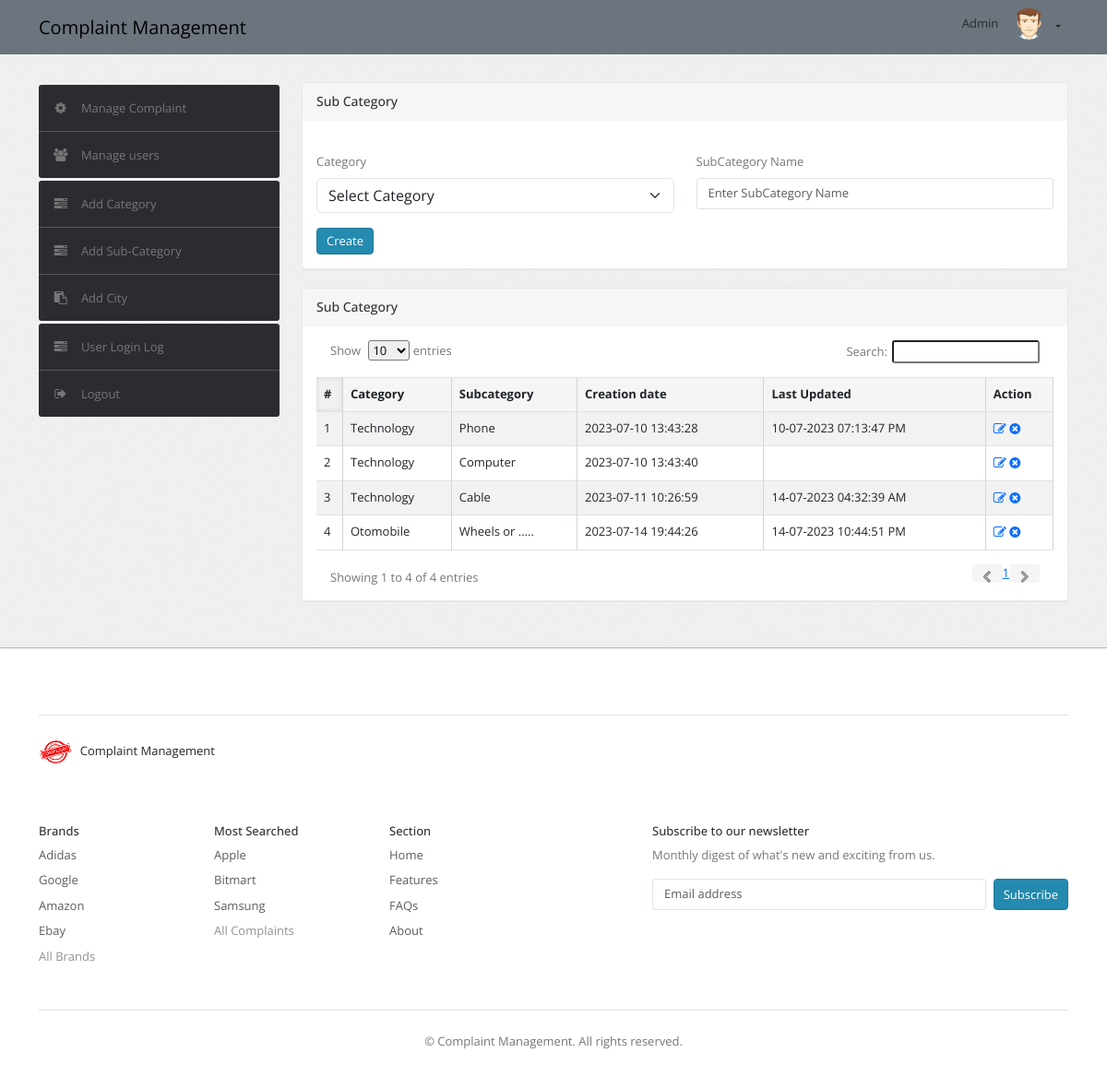
Page /admin/subcategory.php (signed in) on the committed database.
### tables this page shows
CREATE TABLE `subcategory` (
  `id` int(11) NOT NULL,
  `categoryid` int(11) NOT NULL,
  `subcategory` varchar(255) NOT NULL,
  `creationDate` timestamp NOT NULL DEFAULT current_timestamp(),
  `updationDate` varchar(255) NOT NULL
);

CREATE TABLE `category` (
  `id` int(11) NOT NULL,
  `categoryName` varchar(255) NOT NULL,
  `categoryDescription` longtext NOT NULL,
  `creationDate` timestamp NOT NULL DEFAULT current_timestamp(),
  `updationDate` varchar(255) NOT NULL
);

### admin/subcategory.php (the view, shortened to what this page needs)
<?php
include('include/config.php');
if(strlen($_SESSION['alogin'])==0)
	{
header('location:index.php');
}
else{
?>
<!DOCTYPE html>
<html lang="en">
<head>
	<link type="text/css" href="css/bootstrap.min.css" rel="stylesheet">
	<link type="text/css" href="css/theme.css" rel="stylesheet">
	<link type="text/css" href="images/icons/css/font-awesome.css" rel="stylesheet">
</head>
<body>
<?php include('include/header.php');?>
<div class="wrapper">
  <div class="container">
    <div class="row">
      <?php include('include/sidebar.php'); ?>
      <div class="col-9">
        <div class="content">
          <div class="module">
            <div class="module-head">
              <h3>Sub Category</h3>
            </div>
            <div class="module-body">
              <br />
              <form class="row" name="subcategory" method="post">
                <div class="col-md-6 mb-3">
                  <label class="form-label" for="category">Category</label>
                  <select name="category" class="form-select span8 tip" required>
                    <option value="">Select Category</option>
                  </select>
                </div>
                <div class="col-md-6 mb-3">
                  <label class="form-label" for="subcategory">SubCategory Name</label>
                  <input type="text" class="form-control" id="subcategory" placeholder="Enter SubCategory Name" name="subcategory" required>
                </div>
                <div class="col-12">
                  <button type="submit" name="submit" class="btn btn-primary">Create</button>
                </div>
              </form>
            </div>
          </div>
          <div class="module">
            <div class="module-head">
              <h3>Sub Category</h3>
            </div>
            <div class="module-body table-responsive">
              <table class="datatable-1 table table-bordered table-striped">
                <thead>
                  <tr>
                    <th>#</th>
                    <th>Category</th>
                    <th>Subcategory</th>
                    <th>Creation date</th>
                    <th>Last Updated</th>
                    <th>Action</th>
                  </tr>
                </thead>
                <tbody>
                  <?php
                  $query = mysqli_query($bd, "select subcategory.id,category.categoryName,subcategory.subcategory,subcategory.creationDate,subcategory.updationDate from subcategory join category on category.id=subcategory.categoryid");
                  $cnt = 1;
                  while($row = mysqli_fetch_array($query)) {
                  ?>
                    <tr>
                      <td><?php echo htmlentities($cnt); ?></td>
                      <td><?php echo htmlentities($row['categoryName']); ?></td>
                      <td><?php echo htmlentities($row['subcategory']); ?></td>
                      <td><?php echo htmlentities($row['creationDate']); ?></td>
                      <td><?php echo htmlentities($row['updationDate']); ?></td>
                      <td>
                        <a href="edit-subcategory.php?id=<?php echo $row['id']; ?>" class="text-decoration-none"><i class="icon-edit"></i></a>
                        <a href="subcategory.php?id=<?php echo $row['id']; ?>&del=delete" onClick="return confirm('Are you sure you want to delete?')" class="text-decoration-none"><i class="icon-remove-sign"></i></a>
                      </td>
                    </tr>
                    <?php $cnt = $cnt + 1; } ?>
                </tbody>
              </table>
            </div>
          </div>
        </div>
      </div>
    </div>
  </div>
</div>
<?php include('footer.php');?>
</body>
<?php } ?>

### rows in the picture
subcategory: categoryid.categoryName "Technology", subcategory "Phone", creationDate "2023-07-10 13:43:28", updationDate "10-07-2023 07:13:47 PM"
subcategory: categoryid.categoryName "Technology", subcategory "Computer", creationDate "2023-07-10 13:43:40"
subcategory: categoryid.categoryName "Technology", subcategory "Cable", creationDate "2023-07-11 10:26:59", updationDate "14-07-2023 04:32:39 AM"
subcategory: categoryid.categoryName "Otomobile", subcategory "Wheels or .....", creationDate "2023-07-14 19:44:26", updationDate "14-07-2023 10:44:51 PM"
